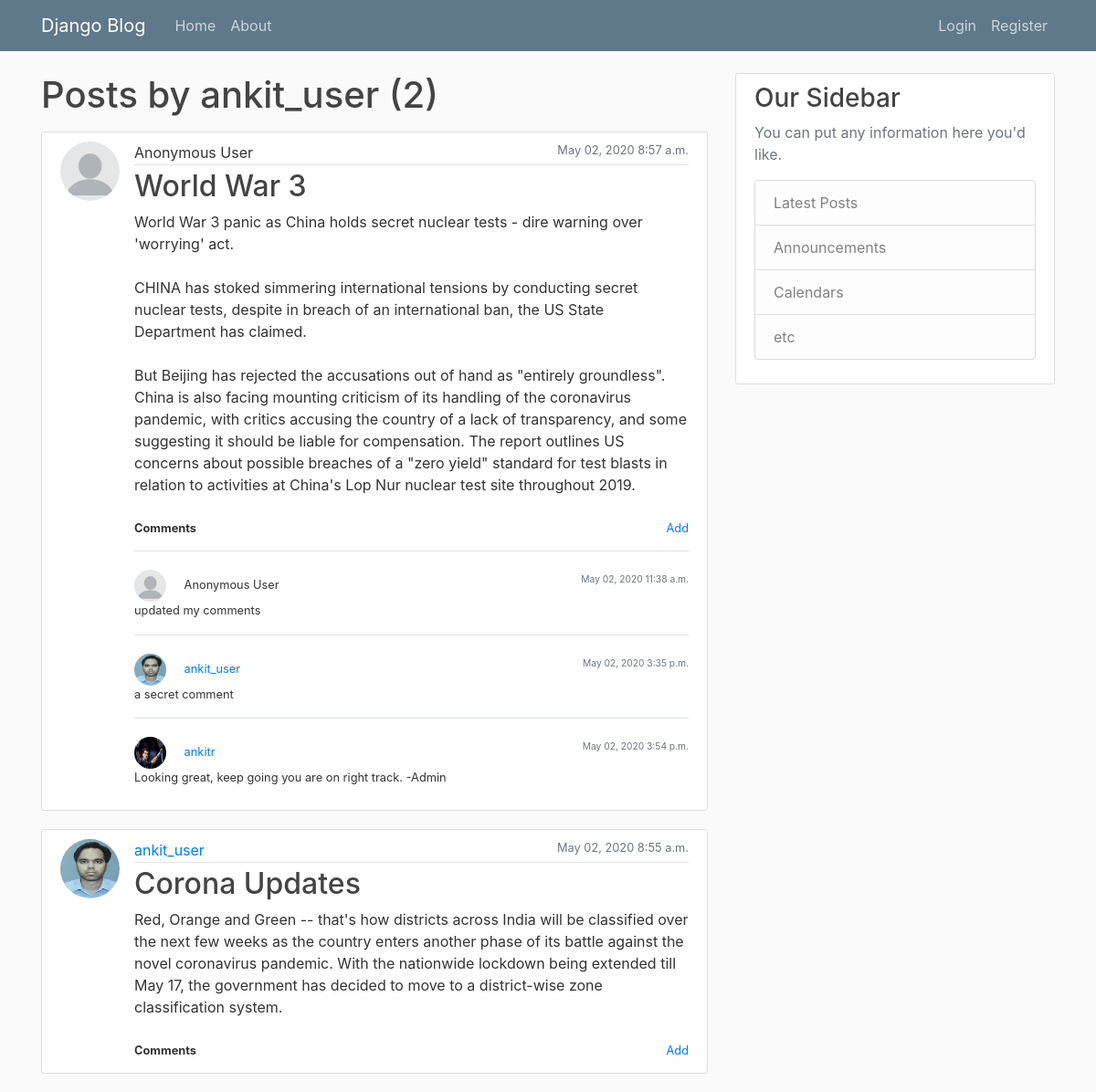
Before: /user/ankit_user with the older database file.
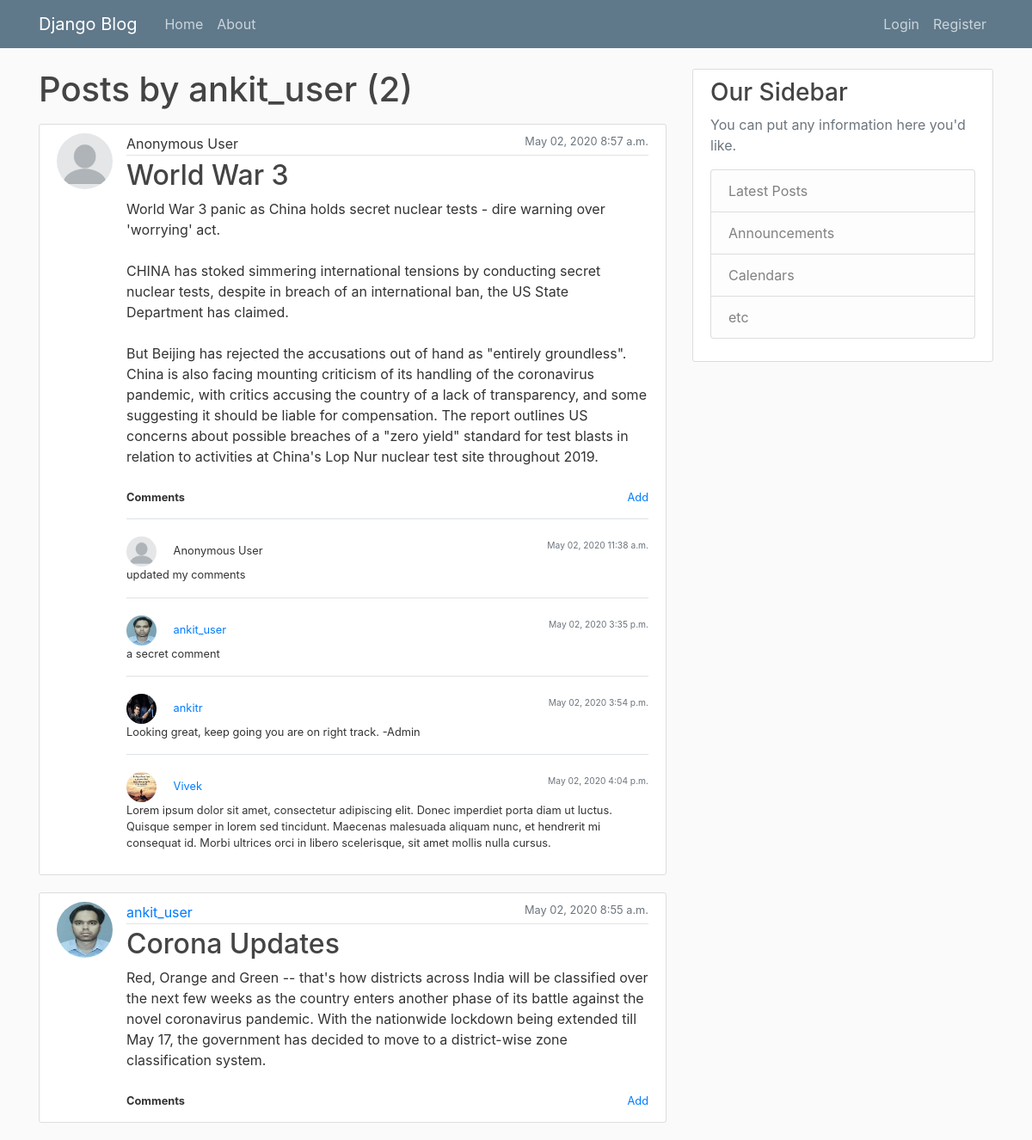
After: the same page with the newer database file.
### blog/models.py (models this page shows, shortened)
class Post(models.Model):
    title = models.CharField(max_length=100)
    content = models.TextField()
    anonymous = models.BooleanField("Post as Anonymous User", editable=True, default=True)
    date_posted = models.DateTimeField(default=timezone.now)
    author = models.ForeignKey(User, on_delete=models.CASCADE)

class Comment(models.Model):
    content = models.TextField()
    anonymous = models.BooleanField("Comment as Anonymous User", editable=True, default=True)
    date_posted = models.DateTimeField(default=timezone.now)
    author = models.ForeignKey(User, on_delete=models.CASCADE)
    post = models.ForeignKey(Post, on_delete=models.CASCADE, related_name='comments')

### users/models.py (models this page shows, shortened)
class Profile(models.Model):
    user = models.OneToOneField(User, on_delete=models.CASCADE)
    image = models.ImageField(default='default.jpg', upload_to='profile_pics')

### blog/views.py (the view)
# urls.py: path('user/<str:username>', UserPostListView.as_view(), name='user-posts'),
class UserPostListView(ListView):
    model = Post
    template_name = 'blog/user_posts.html'  # <app>/<model>_<viewtype>.html
    context_object_name = 'posts'
    paginate_by = 5
    def get_queryset(self):
        user = get_object_or_404(User, username=self.kwargs.get('username'))
        return Post.objects.filter(author=user).order_by('-date_posted')

### blog/templates/blog/user_posts.html (shortened to what this page needs)
{% extends "blog/base.html" %}
{% block content %}
    <h1 class="mb-3">Posts by {{ view.kwargs.username }} ({{ page_obj.paginator.count }})</h1>
    {% for post in posts %}
        {% include 'blog/post_raw.html' with post=post %}
    {% endfor %}
{% endblock content %}

### blog/templates/blog/post_raw.html (shortened to what this page needs)
<article class="media content-section">
  {% if post.anonymous %}
    <img class="rounded-circle article-img" src="/media/profile_pics/anonymous.png">
  {% else %}
    <img class="rounded-circle article-img" src="{{ post.author.profile.image.url }}">
  {% endif %}
  <div class="media-body full-block">
  <div class="full-block">
    <div class="article-metadata">
        {% if post.anonymous %}
            Anonymous User
        {% else %}
            <a class="mr-2" href="{% url 'user-posts' post.author.username %}">{{ post.author }}</a>
        {% endif %}
      <small class="text-muted" style="float:right;">{{ post.date_posted|date:"F d, Y P" }}</small>
    </div>
    <h2><a class="article-title" href="{% url 'post-detail' post.id %}">{{ post.title }}</a></h2>
    <p class="article-content">{{ post.content }}</p>
  </div>
  <div class="full-block small padding-top-10">
      <div class="float-left " style="font-weight: bold" >Comments</div>
      <div class="float-right">
          <a href="{% url 'post-comment-create' post_id=post.id %}">Add</a>
      </div>
  </div>
  <br>
  {% if post.comments.all  %}
    <div class="full-block padding-top-10">
      {% for comment in post.comments.all %}
        {% include 'blog/comment_detail.html' with comment=comment editable=True %}
      {% endfor %}
    </div>
  {% endif %}
  </div>
</article>

### blog/templates/blog/comment_detail.html (shortened to what this page needs)
<div class="float-left full-block padding-top-20 border-top">
    <div class="small float-left full-block">
        <div class="float-left">
        {% if comment.anonymous %}
            <img class="rounded-circle comment-img" src="/media/profile_pics/anonymous.png">
            Anonymous User
        {% else %}
            <img class="rounded-circle comment-img" src="{{ comment.author.profile.image.url }}">
            <a class="mr-2" href="{% url 'user-posts' comment.author.username %}">{{ comment.author }}</a>
        {% endif %}
        </div>
        <div class="float-right">
            <small class="text-muted" styl    e="float:right;">{{ comment.date_posted|date:"F d, Y P" }}</small>
        </div>
    </div>
    <p class="small">{{ comment.content }}</p>
</div>

Changed rows visible on the page:
added Comment: author.profile.image (placeholder picture), author "Vivek", date_posted "May 02, 2020 4:04 p.m.", content "Lorem ipsum dolor sit amet, consectetur adipiscing elit. Donec imperdiet porta diam ut luctus. Quisque semper in lorem sed tincidunt. Maecenas malesuada aliquam nunc, et hendrerit mi consequat id. Morbi ultrices orci in libero scelerisque, sit amet mollis nulla cursus.", shown under Post "World War 3"
